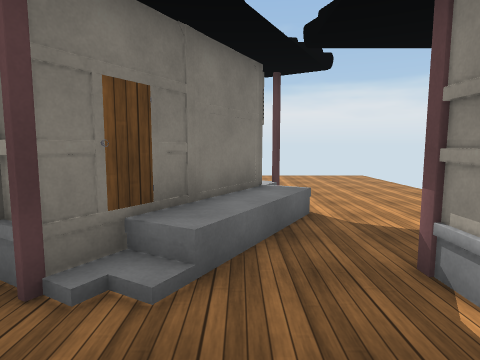
view 1 (above)

24 first-person views from a walk through a Unity game level. The camera is 1.5 m above the floor, tilts 6° down and sees 75° across. The floor is counted in squares, 1 m on a side. Each view is taken from the middle of a square. On the plan, view 1 faces up. The plan holds only what a view shows up to about 15 squares ahead; the rest is blank. The place goes on beyond the plan. The player character is not drawn. Some animated figures are left out. Surface patterns are stand-ins for the level's own textures.

view 2
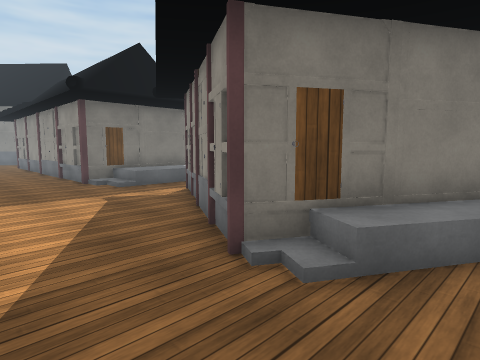

view 3
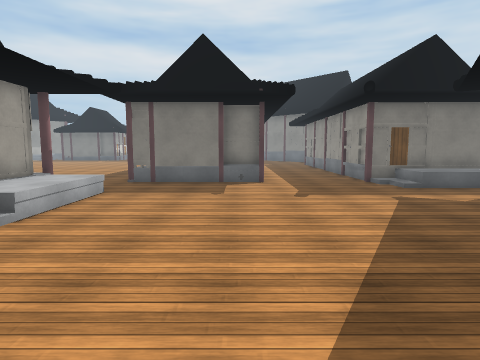

view 4
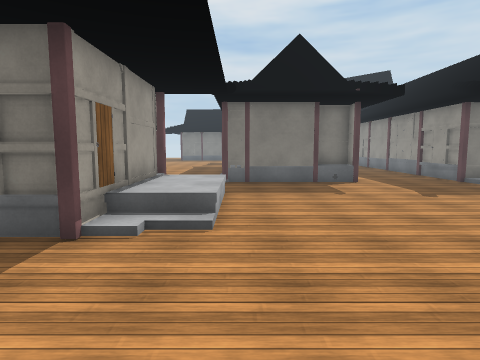

view 5
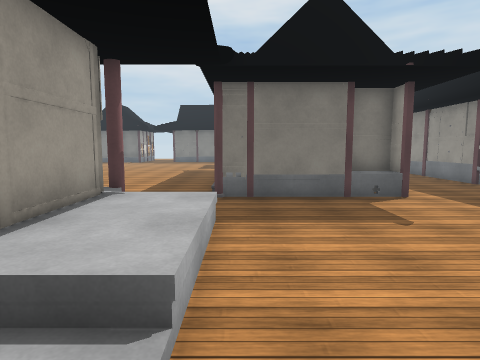

view 6
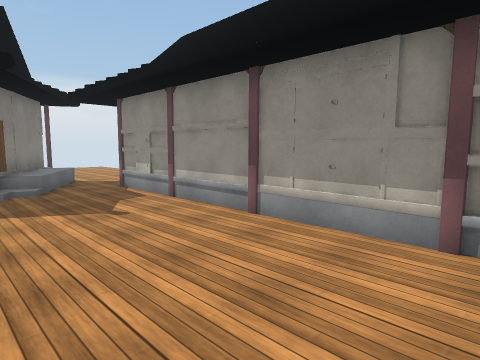

view 7
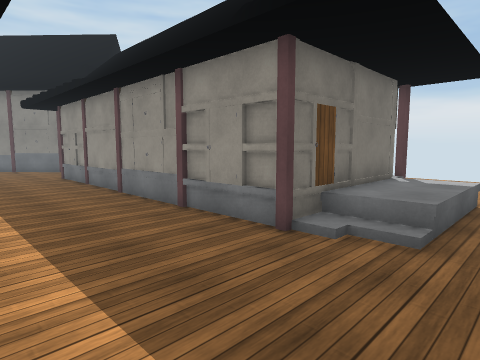

view 8
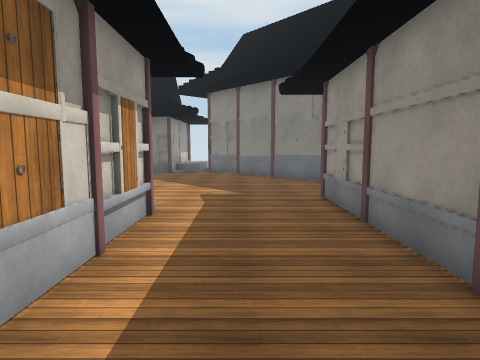

view 9
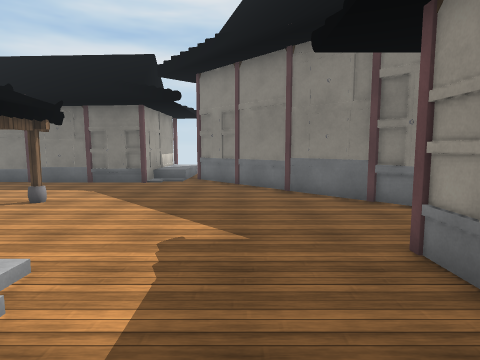

view 10
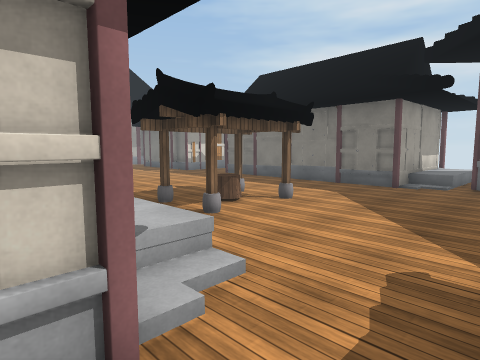

view 11
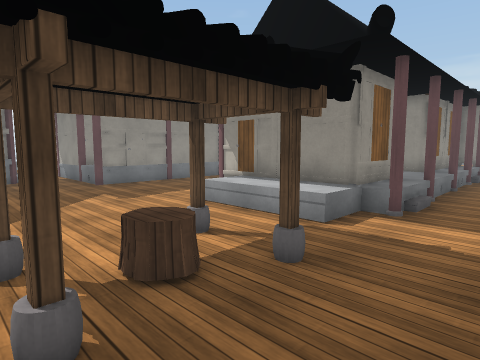

view 12
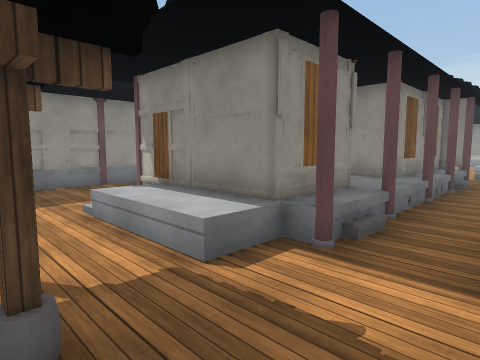

view 13
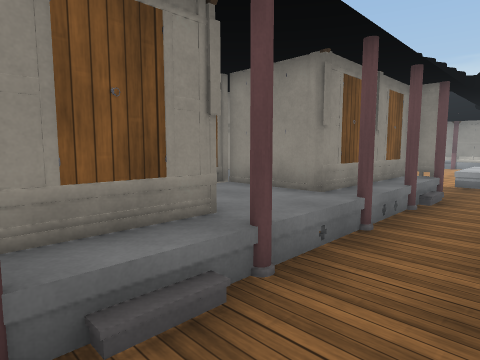

view 14
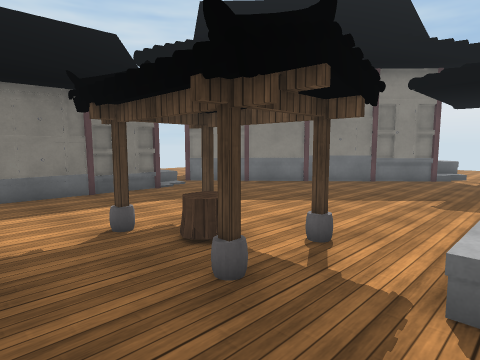

view 15
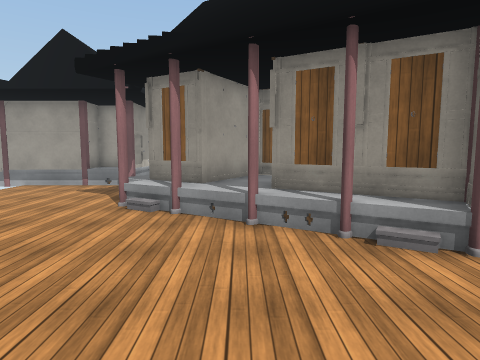

view 16
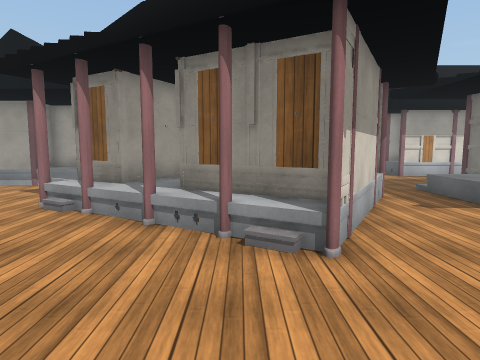

view 17
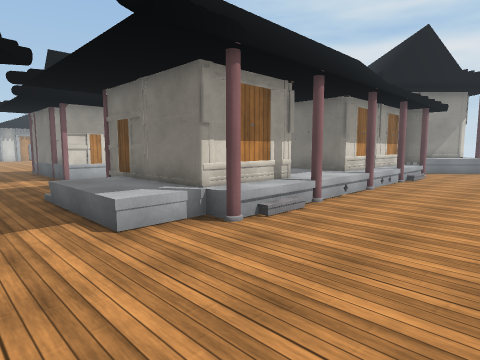

view 18
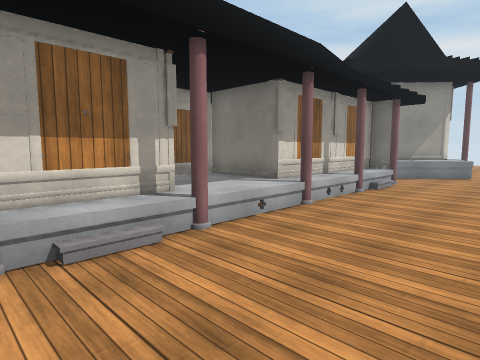

view 19
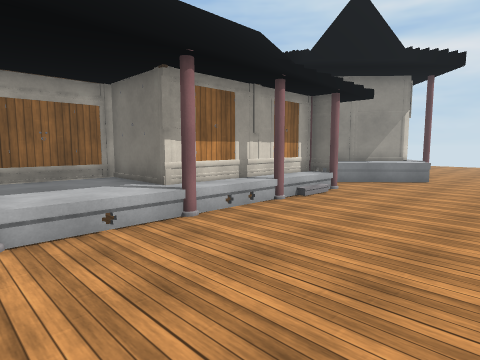

view 20
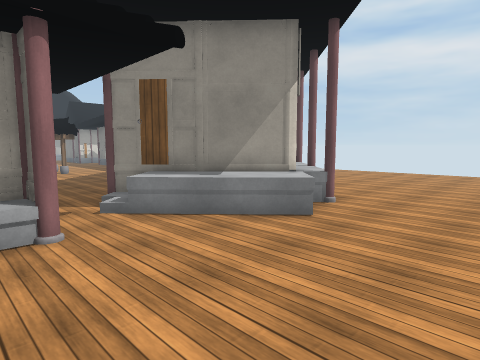

view 21
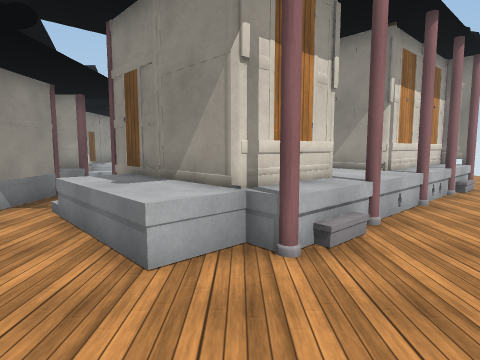

view 22
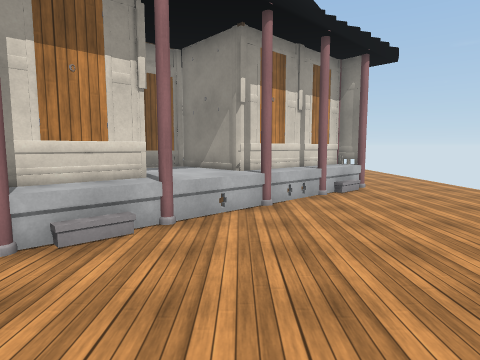

view 23
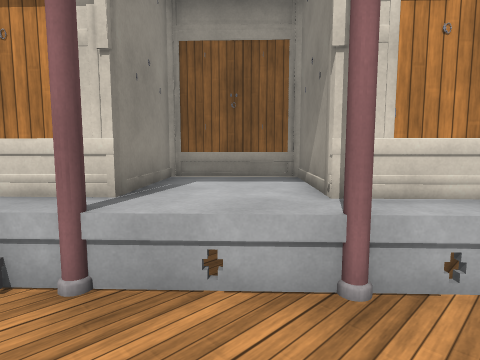

view 24
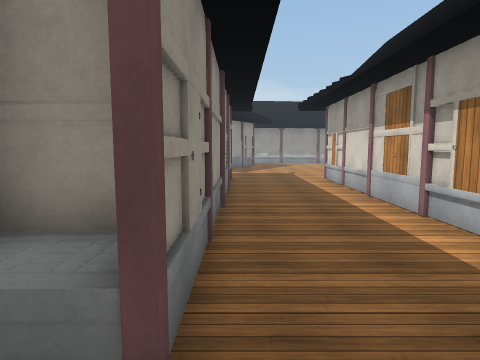

### Floor plan
Key: @ floor where view 1 was taken; # wall or solid block; x gap in a wall; . main floor; : floor 0.5 m higher than the main floor; / step, stairs or slope; = window, fence, low wall or low ledge; ^ raised ledge; v drop or lower ground; S stump; O other object.
Columns run from 39 left of view 1 to 7 right of it. Each row starts with its distance up from view 1.
 16     .   .  ... .    ... .          . .
 15     .......................... .         .....
 14 ...............................  ....... .....
 13 ..............................................
 12 .......#.^....................................
 11 .......O#^^..............//......###..........
 10 .....### ^^^..#OO^^^#^^^:::#=....#^#^^........
  9 ....^^^# =#^=.#######^^^####: ..#   ^^^#.....
  8 ...^^^^^#  #..#     ^^^^   #:...#   ^^###....
  7 ..^^^^^^#  #..#     ^^^^   #:..##   ^^ ##....
  6 .=^^ ^^^###...^^    ####   #:..##   ^# # .....
  5 ##^   #.##....^######==#####/....######=......
  4 #^     ##..........................####=..^x###
  3       ##............................##/..#^^
  2      ##..................................###
  1    ^##...................................#
  0   ..............############...........@.#
 -1 ::::.........../#         ^^.............#
 -2 ######.........:#    ^#   ##.............#
 -3      #.........:#   ^^#    #.............#
 -4      #.....SO..:#  ^^^#    #.............#
 -5      #.....S...v###^^^^^####.............#
 -6      #......O.....=.^^.^#.....::::/......#
 -7      #......................  :::://.....#
 -8      #.. ........ ........   #######.....

Positions as (right, up) in squares from view 1, and headings:
1: (0, 0), facing up
2: (1, 0), facing up-left
3: (1, -1), facing left
4: (1, -5), facing left
5: (-3, -5), facing left
6: (-3, -8), facing up-right
7: (-9, 0), facing up-left
8: (-16, 2), facing left
9: (-21, 2), facing left
10: (-22, 2), facing down-left
11: (-30, -8), facing up-right
12: (-27, -8), facing up-right
13: (-23, -8), facing up-right
14: (-24, -8), facing up-left
15: (-2, 16), facing down
16: (-4, 16), facing down
17: (-8, 15), facing down-left
18: (-12, 15), facing down-left
19: (-15, 16), facing down-left
20: (-24, 16), facing down-left
21: (-31, 16), facing down
22: (-35, 16), facing down
23: (-37, 11), facing down-right
24: (-27, 4), facing right
